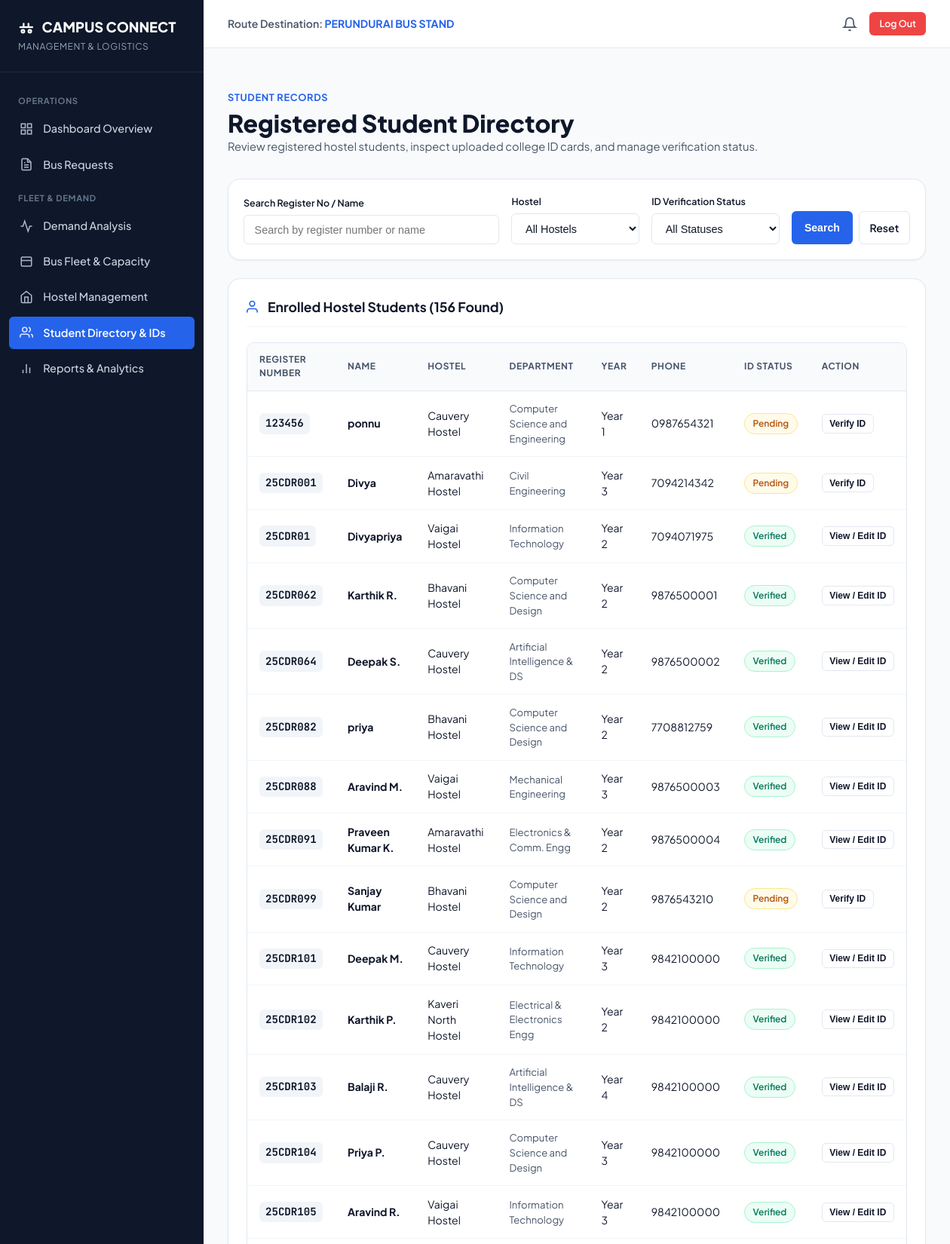
The app's page /management/students (signed in, upper part) with its own data.
### tables this page shows
CREATE TABLE users (
    id INTEGER PRIMARY KEY AUTOINCREMENT,
    name TEXT NOT NULL,
    register_number TEXT UNIQUE,
    email TEXT UNIQUE NOT NULL,
    password_hash TEXT NOT NULL,
    phone TEXT,
    department TEXT,
    year INTEGER,
    hostel_id INTEGER,
    role TEXT NOT NULL CHECK(role IN ('student', 'management')),
    id_card_path TEXT,
    verification_status TEXT DEFAULT 'Pending' CHECK(verification_status IN ('Pending', 'Verified', 'Rejected')),
    created_at TIMESTAMP DEFAULT CURRENT_TIMESTAMP,
    FOREIGN KEY (hostel_id) REFERENCES hostels (id) ON DELETE SET NULL
);

CREATE TABLE hostels (
    id INTEGER PRIMARY KEY AUTOINCREMENT,
    hostel_name TEXT UNIQUE NOT NULL,
    status TEXT DEFAULT 'Active' CHECK(status IN ('Active', 'Inactive')),
    created_at TIMESTAMP DEFAULT CURRENT_TIMESTAMP
);

### routes/management_routes.py (the view)
@management_bp.route('/students')
@login_required
@role_required('management')
def students_view():
    search = request.args.get('q', '').strip()
    hostel_filter = request.args.get('hostel', 'all').strip()
    status_filter = request.args.get('status', 'all').strip()
    students = UserModel.get_all_students(search, hostel_filter, status_filter)
    hostels = HostelModel.get_all_active()
    return render_template(
        'management/students.html',
        students=students,
        hostels=hostels,
        search=search,
        selected_hostel=hostel_filter,
        selected_status=status_filter
    )

### app.py (called while the page is built)
@app.context_processor
def inject_global_data():
    unread_count = 0
    if 'user_id' in session:
        try:
            unread_count = NotificationService.get_unread_count(session['user_id'])
        except Exception:
            unread_count = 0
    return {
        'current_user_name': session.get('name'),
        'current_user_role': session.get('role'),
        'current_user_reg': session.get('register_number'),
        'unread_notification_count': unread_count,
        'now_year': datetime.now().year,
        'destination_fixed': 'Perundurai Bus Stand'
    }

### database/db.py (called while the page is built)
def get_db():
    if 'db' not in g:
        g.db = sqlite3.connect(
            DATABASE_PATH,
            detect_types=sqlite3.PARSE_DECLTYPES | sqlite3.PARSE_COLNAMES
        )
        g.db.row_factory = sqlite3.Row
        g.db.execute("PRAGMA foreign_keys = ON;")
    return g.db

def query_db(query, args=(), one=False):
    cur = get_db().execute(query, args)
    rv = cur.fetchall()
    cur.close()
    return (dict(rv[0]) if rv else None) if one else [dict(row) for row in rv]

### models/hostel_model.py (called while the page is built)
    @staticmethod
    def get_all_active():
        sql = "SELECT * FROM hostels WHERE status = 'Active' ORDER BY hostel_name ASC"
        return query_db(sql)

### routes/auth_routes.py (called while the page is built)
def login_required(f):
    @wraps(f)
    def decorated_function(*args, **kwargs):
        if 'user_id' not in session:
            flash("Please log in to access this page.", "warning")
            return redirect(url_for('auth.login_student'))
        return f(*args, **kwargs)
    return decorated_function

def role_required(required_role):
    def decorator(f):
        @wraps(f)
        def decorated_function(*args, **kwargs):
            if 'user_id' not in session:
                flash("Please log in to access this page.", "warning")
                return redirect(url_for('auth.login_student'))
            if session.get('role') != required_role:
                flash(f"Unauthorized. Access restricted to {required_role} accounts.", "danger")
                if session.get('role') == 'management':
                    return redirect(url_for('management.dashboard'))
                else:
                    return redirect(url_for('student.dashboard'))
            return f(*args, **kwargs)
        return decorated_function
    return decorator

### templates/management/students.html (shortened to what this page needs)
{% extends "management/base_management.html" %}
{% block content %}
<div style="margin-bottom: 2rem;">
  <span style="font-size: 0.8rem; font-weight: 700; color: var(--primary); text-transform: uppercase; letter-spacing: 0.05em;">Student Records</span>
  <h1 style="font-size: 2rem; font-weight: 800; margin-top: 0.2rem;">Registered Student Directory</h1>
  <p style="color: var(--text-secondary); font-size: 0.92rem;">
    Review registered hostel students, inspect uploaded college ID cards, and manage verification status.
  </p>
</div>
<div class="card" style="margin-bottom: 1.5rem; padding: 1.25rem;">
  <form method="GET" action="{{ url_for('management.students_view') }}" style="display: grid; grid-template-columns: 2fr 1fr 1fr auto; gap: 1rem; align-items: flex-end;">
    <div class="form-group" style="margin-bottom: 0;">
      <label class="form-label" style="font-size: 0.78rem;">Search Register No / Name</label>
      <input type="text" name="q" class="form-control" placeholder="Search by register number or name" value="{{ search or '' }}">
    </div>
    <div class="form-group" style="margin-bottom: 0;">
      <label class="form-label" style="font-size: 0.78rem;">Hostel</label>
      <select name="hostel" class="form-control">
        <option value="all">All Hostels</option>
      </select>
    </div>
    <div class="form-group" style="margin-bottom: 0;">
      <label class="form-label" style="font-size: 0.78rem;">ID Verification Status</label>
      <select name="status" class="form-control">
        <option value="all">All Statuses</option>
      </select>
    </div>
    <div style="display: flex; gap: 0.5rem;">
      <button type="submit" class="btn btn-primary" style="padding: 0.65rem 1rem;">Search</button>
      <a href="{{ url_for('management.students_view') }}" class="btn btn-secondary" style="padding: 0.65rem 0.85rem;">Reset</a>
    </div>
  </form>
</div>
<div class="card">
  <div class="card-header">
    <div class="card-title">
      <svg width="20" height="20" viewBox="0 0 24 24" fill="none" stroke="currentColor" stroke-width="2" style="color: var(--primary);"><path d="M17 21v-2a4 4 0 0 0-4-4H5a4 4 0 0 0-4 4v2"></path><circle cx="9" cy="7" r="4"></circle></svg>
      <span>Enrolled Hostel Students ({{ students|length }} Found)</span>
    </div>
  </div>
  {% if students %}
    <div class="table-responsive">
      <table class="data-table">
        <thead>
          <tr>
            <th>Register Number</th>
            <th>Name</th>
            <th>Hostel</th>
            <th>Department</th>
            <th>Year</th>
            <th>Phone</th>
            <th>ID Status</th>
            <th>Action</th>
          </tr>
        </thead>
        <tbody>
          {% for s in students %}
            <tr>
              <td><span class="table-reg-no">{{ s.register_number }}</span></td>
              <td><strong>{{ s.name }}</strong></td>
              <td>{{ s.hostel_name }}</td>
              <td style="font-size: 0.82rem; color: var(--text-secondary);">{{ s.department }}</td>
              <td>Year {{ s.year }}</td>
              <td>{{ s.phone }}</td>
              <td>
                <span class="badge {% if s.verification_status == 'Verified' %}badge-success{% elif s.verification_status == 'Rejected' %}badge-danger{% else %}badge-warning{% endif %}">
                  {{ s.verification_status }}
                </span>
              </td>
              <td>
                <button type="button" class="btn btn-secondary btn-sm" style="font-size: 0.75rem; padding: 0.3rem 0.6rem;"
                        onclick="openIdCardModal('{{ s.id }}', '{{ url_for('uploaded_file', folder='id_cards', filename=s.id_card_path) if s.id_card_path else '' }}', '{{ s.name }}', '{{ s.register_number }}', '{{ s.verification_status }}')">
                  {% if s.verification_status == 'Verified' %}View / Edit ID{% else %}Verify ID{% endif %}
                </button>
              </td>
            </tr>
          {% endfor %}
        </tbody>
      </table>
    </div>
  {% else %}
    <div style="text-align: center; padding: 3rem; color: var(--text-muted);">
      No student records match the search query.
    </div>
  {% endif %}
</div>
{% endblock %}

### static/css/styles.css (style rules this page uses)
:root { --primary: #2563eb; --primary-hover: #1d4ed8; --primary-light: #eff6ff; --primary-dark: #1e40af; --secondary: #475569; --secondary-light: #f1f5f9; --accent: #8b5cf6; --accent-light: #f5f3ff; --success: #10b981; --success-light: #ecfdf5; --success-dark: #047857; --warning: #f59e0b; --warning-light: #fffbeb; --warning-dark: #b45309; --danger: #ef4444; --danger-light: #fef2f2; --danger-dark: #b91c1c; --info: #0ea5e9; --info-light: #f0f9ff; --bg-body: #f8fafc; --bg-card: #ffffff; --bg-sidebar: #0f172a; --bg-sidebar-hover: #1e293b; --text-primary: #0f172a; --text-secondary: #475569; --text-muted: #94a3b8; --text-on-dark: #f8fafc; --border: #e2e8f0; --border-light: #f1f5f9; --border-focus: #3b82f6; --radius-sm: 6px; --radius-md: 10px; --radius-lg: 16px; --radius-full: 9999px; --shadow-sm: 0 1px 2px 0 rgba(0, 0, 0, 0.05); --shadow-md: 0 4px 6px -1px rgba(0, 0, 0, 0.1), 0 2px 4px -1px rgba(0, 0, 0, 0.06); --shadow-lg: 0 10px 15px -3px rgba(0, 0, 0, 0.1), 0 4px 6px -2px rgba(0, 0, 0, 0.05); --shadow-xl: 0 20px 25px -5px rgba(0, 0, 0, 0.1), 0 10px 10px -5px rgba(0, 0, 0, 0.04); --font-main: -apple-system, BlinkMacSystemFont, "Segoe UI", Roboto, "Helvetica Neue", Arial, sans-serif; --font-mono: ui-monospace, SFMono-Regular, Menlo, Monaco, Consolas, "Liberation Mono", monospace; --transition: all 0.2s cubic-bezier(0.4, 0, 0.2, 1); }
* { box-sizing: border-box; margin: 0; padding: 0; }
body { font-family: var(--font-main); background-color: var(--bg-body); color: var(--text-primary); line-height: 1.5; -webkit-font-smoothing: antialiased; display: flex; flex-direction: column; min-height: 100vh; }
a { color: var(--primary); text-decoration: none; transition: var(--transition); }
h1, h2, h3, h4, h5, h6 { font-weight: 700; color: var(--text-primary); line-height: 1.25; }
.btn { display: inline-flex; align-items: center; justify-content: center; gap: 0.5rem; font-weight: 600; font-size: 0.88rem; padding: 0.55rem 1.15rem; border-radius: var(--radius-sm); border: 1px solid transparent; cursor: pointer; transition: var(--transition); text-align: center; white-space: nowrap; }
.btn-primary { background: var(--primary); color: #ffffff; }
.btn-secondary { background: #ffffff; border-color: var(--border); color: var(--text-primary); }
.btn-sm { font-size: 0.78rem; padding: 0.35rem 0.75rem; }
.badge { display: inline-flex; align-items: center; gap: 0.35rem; font-size: 0.75rem; font-weight: 600; padding: 0.25rem 0.65rem; border-radius: var(--radius-full); text-transform: capitalize; white-space: nowrap; }
.badge-success { background: var(--success-light); color: var(--success-dark); border: 1px solid #a7f3d0; }
.badge-warning { background: var(--warning-light); color: var(--warning-dark); border: 1px solid #fde68a; }
.card { background: var(--bg-card); border: 1px solid var(--border); border-radius: var(--radius-lg); box-shadow: var(--shadow-sm); padding: 1.5rem; transition: var(--transition); }
.card-header { display: flex; align-items: center; justify-content: space-between; margin-bottom: 1.25rem; padding-bottom: 0.75rem; border-bottom: 1px solid var(--border-light); }
.card-title { font-size: 1.1rem; font-weight: 700; color: var(--text-primary); display: flex; align-items: center; gap: 0.5rem; }
.table-responsive { width: 100%; overflow-x: auto; border-radius: var(--radius-md); border: 1px solid var(--border); background: #ffffff; }
.data-table { width: 100%; border-collapse: collapse; text-align: left; font-size: 0.88rem; }
.data-table th { background: #f8fafc; color: #475569; font-weight: 700; font-size: 0.75rem; text-transform: uppercase; letter-spacing: 0.05em; padding: 0.85rem 1rem; border-bottom: 1px solid var(--border); }
.data-table td { padding: 0.85rem 1rem; border-bottom: 1px solid var(--border-light); color: var(--text-primary); vertical-align: middle; }
.table-reg-no { font-family: var(--font-mono); font-weight: 700; color: #0f172a; background: #f1f5f9; padding: 0.2rem 0.5rem; border-radius: var(--radius-sm); display: inline-block; }
.form-group { margin-bottom: 1.25rem; }
.form-label { display: block; font-size: 0.86rem; font-weight: 600; color: var(--text-primary); margin-bottom: 0.4rem; }
.form-control { width: 100%; padding: 0.65rem 0.85rem; font-size: 0.9rem; color: var(--text-primary); background-color: #ffffff; border: 1px solid var(--border); border-radius: var(--radius-sm); transition: var(--transition); }

### records on screen
users: register_number "123456", name "ponnu", hostel_name "Cauvery Hostel", department "Computer Science and Engineering", year "1", phone "0987654321", verification_status "Pending", shows "Verify ID"
users: register_number "25CDR001", name "Divya", hostel_name "Amaravathi Hostel", department "Civil Engineering", year "3", phone "7094214342", verification_status "Pending", shows "Verify ID"
users: register_number "25CDR01", name "Divyapriya", hostel_name "Vaigai Hostel", department "Information Technology", year "2", phone "7094071975", verification_status "Verified", shows "View / Edit ID"
users: register_number "25CDR062", name "Karthik R.", hostel_name "Bhavani Hostel", department "Computer Science and Design", year "2", phone "9876500001", verification_status "Verified", shows "View / Edit ID"
users: register_number "25CDR064", name "Deepak S.", hostel_name "Cauvery Hostel", department "Artificial Intelligence & DS", year "2", phone "9876500002", verification_status "Verified", shows "View / Edit ID"
users: register_number "25CDR082", name "priya", hostel_name "Bhavani Hostel", department "Computer Science and Design", year "2", phone "7708812759", verification_status "Verified", shows "View / Edit ID"
users: register_number "25CDR088", name "Aravind M.", hostel_name "Vaigai Hostel", department "Mechanical Engineering", year "3", phone "9876500003", verification_status "Verified", shows "View / Edit ID"
users: register_number "25CDR091", name "Praveen Kumar K.", hostel_name "Amaravathi Hostel", department "Electronics & Comm. Engg", year "2", phone "9876500004", verification_status "Verified", shows "View / Edit ID"
users: register_number "25CDR099", name "Sanjay Kumar", hostel_name "Bhavani Hostel", department "Computer Science and Design", year "2", phone "9876543210", verification_status "Pending", shows "Verify ID"
users: register_number "25CDR101", name "Deepak M.", hostel_name "Cauvery Hostel", department "Information Technology", year "3", phone "9842100000", verification_status "Verified", shows "View / Edit ID"
users: register_number "25CDR102", name "Karthik P.", hostel_name "Kaveri North Hostel", department "Electrical & Electronics Engg", year "2", phone "9842100000", verification_status "Verified", shows "View / Edit ID"
users: register_number "25CDR103", name "Balaji R.", hostel_name "Cauvery Hostel", department "Artificial Intelligence & DS", year "4", phone "9842100000", verification_status "Verified", shows "View / Edit ID"
users: register_number "25CDR104", name "Priya P.", hostel_name "Cauvery Hostel", department "Computer Science and Design", year "3", phone "9842100000", verification_status "Verified", shows "View / Edit ID"
users: register_number "25CDR105", name "Aravind R.", hostel_name "Vaigai Hostel", department "Information Technology", year "3", phone "9842100000", verification_status "Verified", shows "View / Edit ID"

### other values on screen
{{ students|length }} "156"
